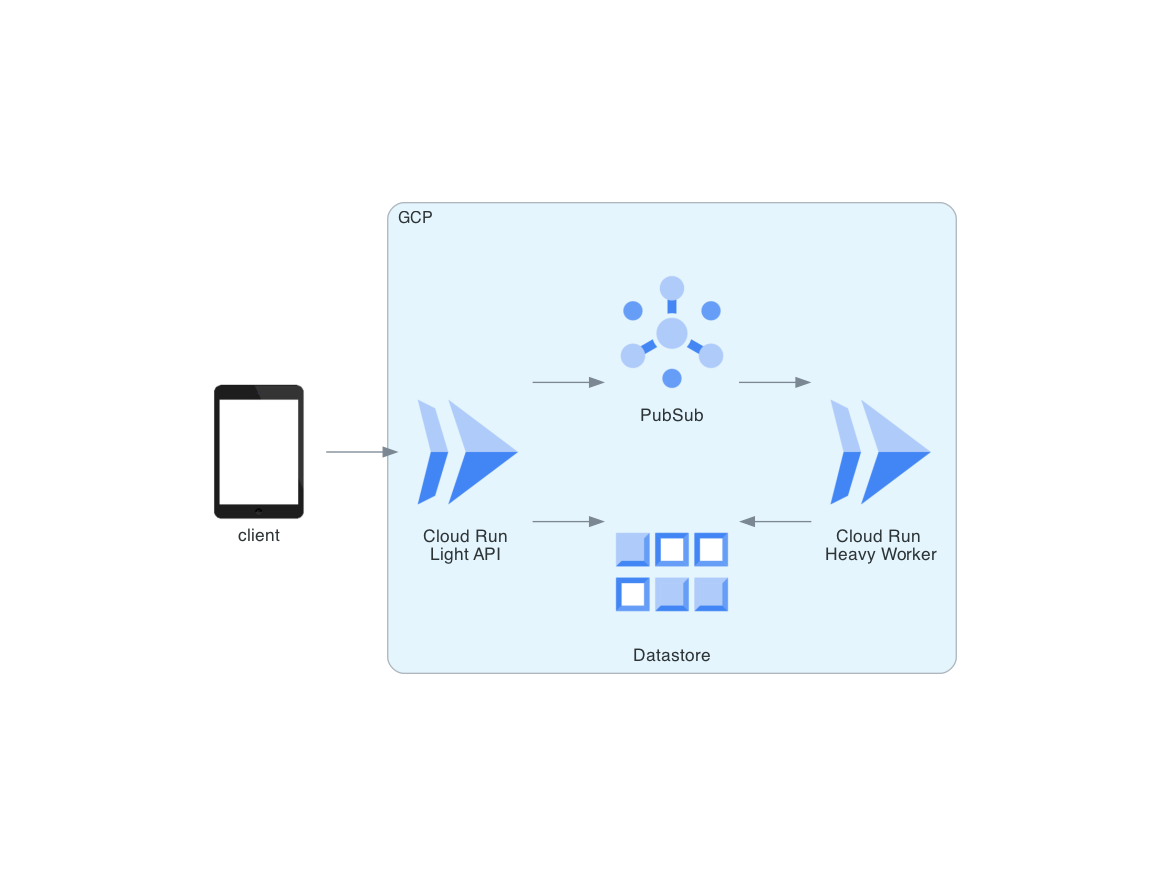

Reproduce this figure in Python.
from diagrams import Cluster
from diagrams import Diagram
from diagrams.gcp.analytics import PubSub
from diagrams.gcp.compute import Run
from diagrams.gcp.database import Datastore
from diagrams.generic.device import Tablet

filename: str = __file__.removesuffix(".py")

with Diagram(filename=filename, show=False):
    client = Tablet("client")

    with Cluster("GCP"):
        api = Run("Cloud Run\nLight API")
        db = Datastore("Datastore")
        worker = Run("Cloud Run\n Heavy Worker")
        pubsub = PubSub("PubSub")
        api >> db
        api >> pubsub
        pubsub >> worker
        db << worker

    client >> api
